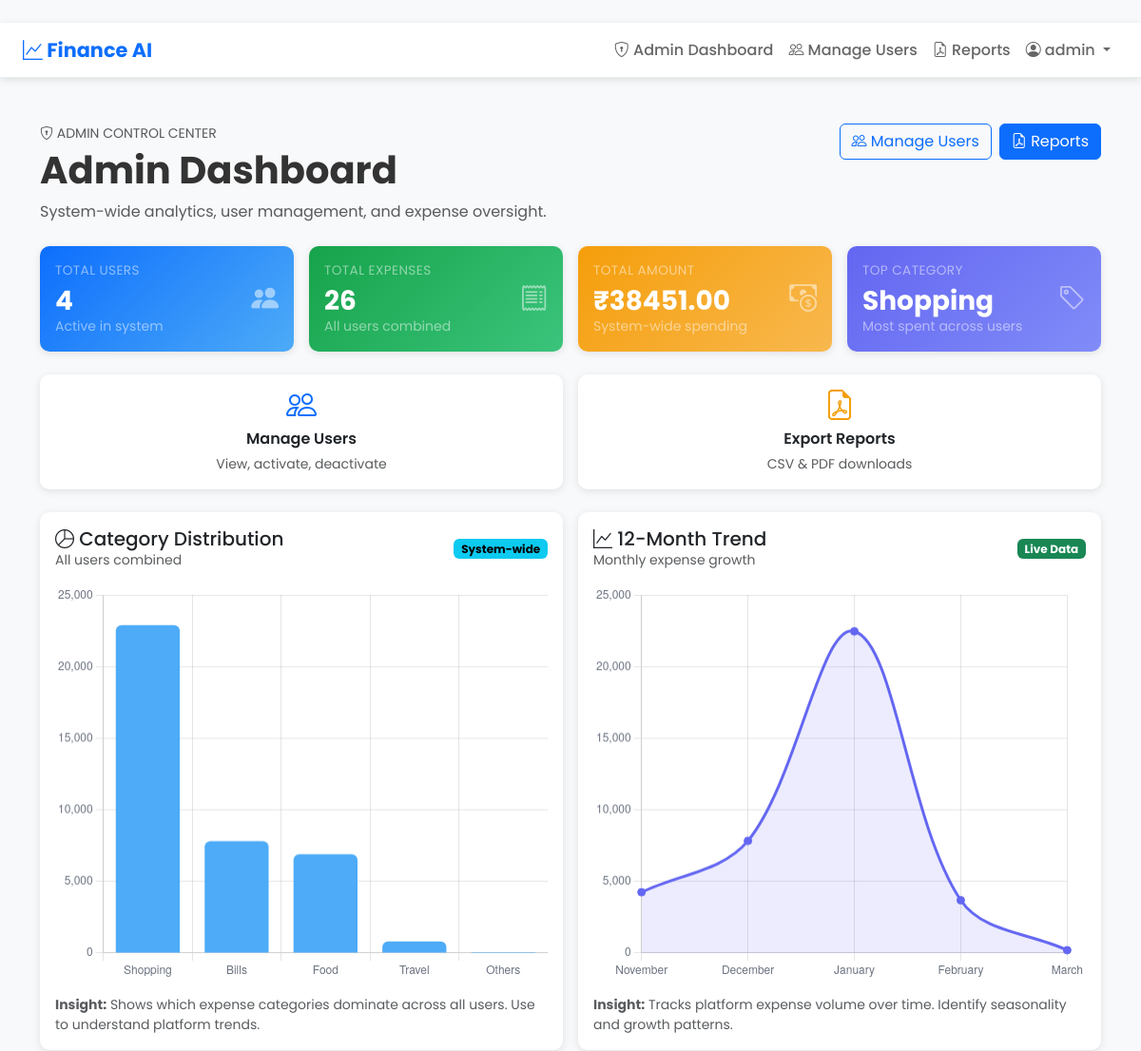
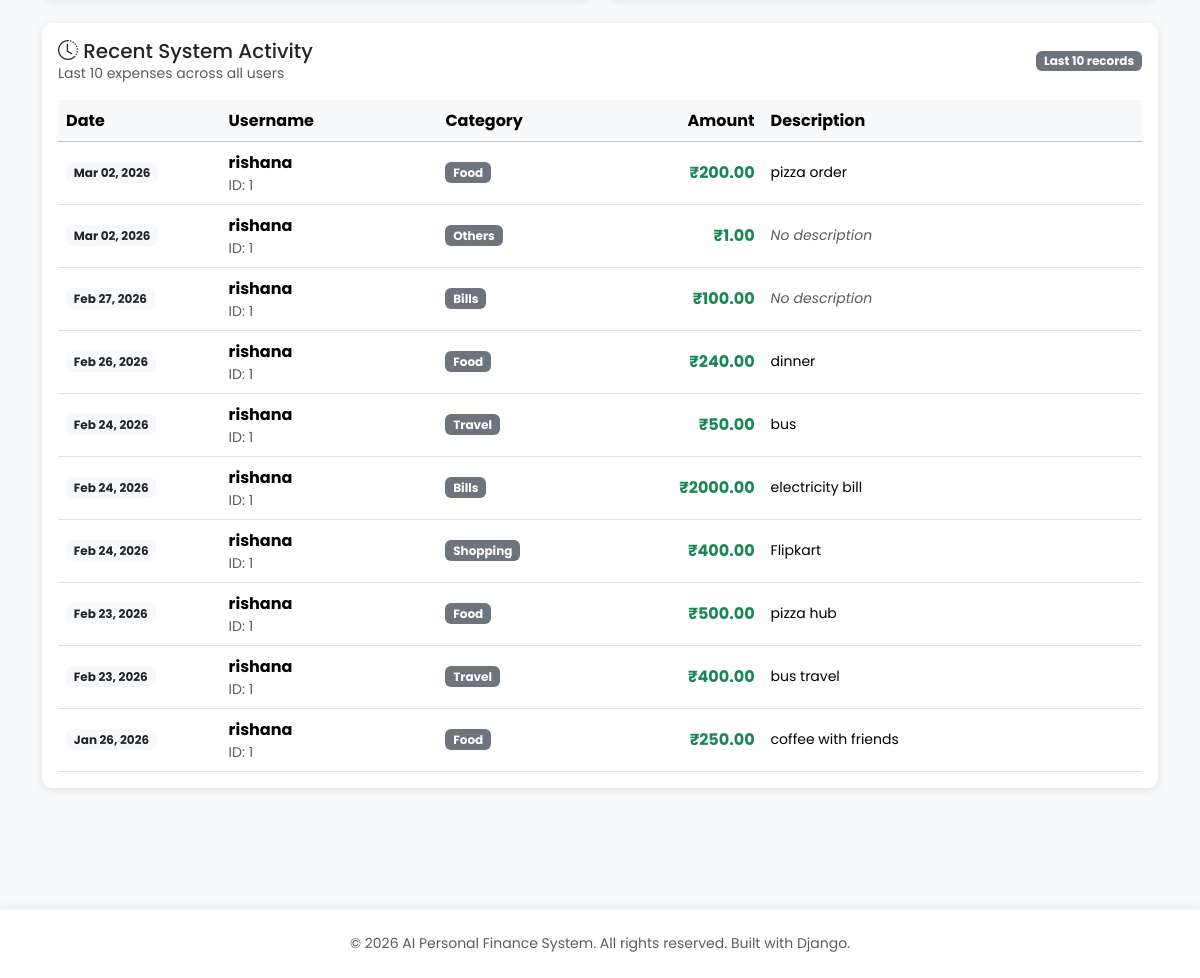
Before: /admin-panel/ (signed in) with the older database file (2 pictures, top to bottom).
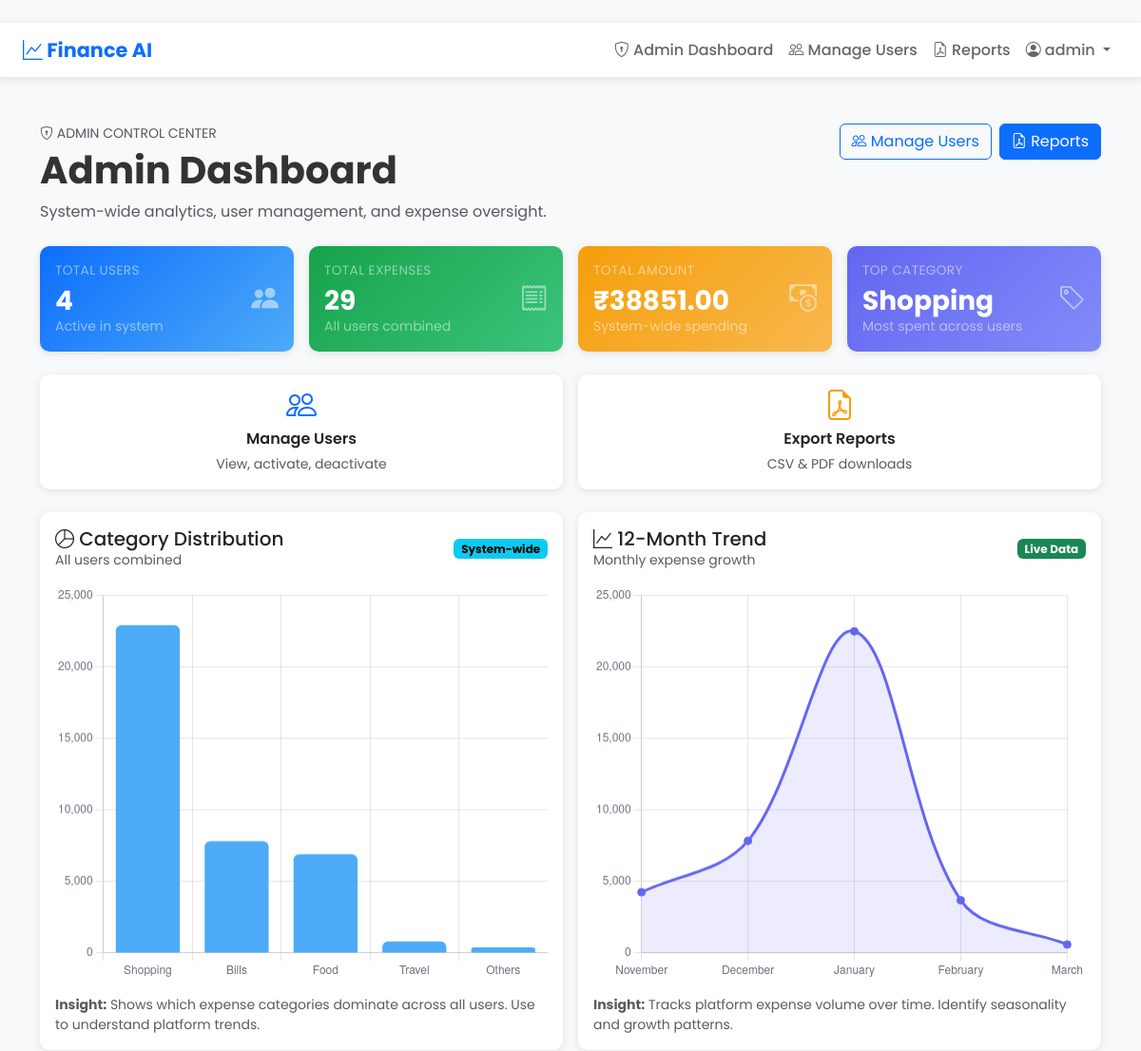
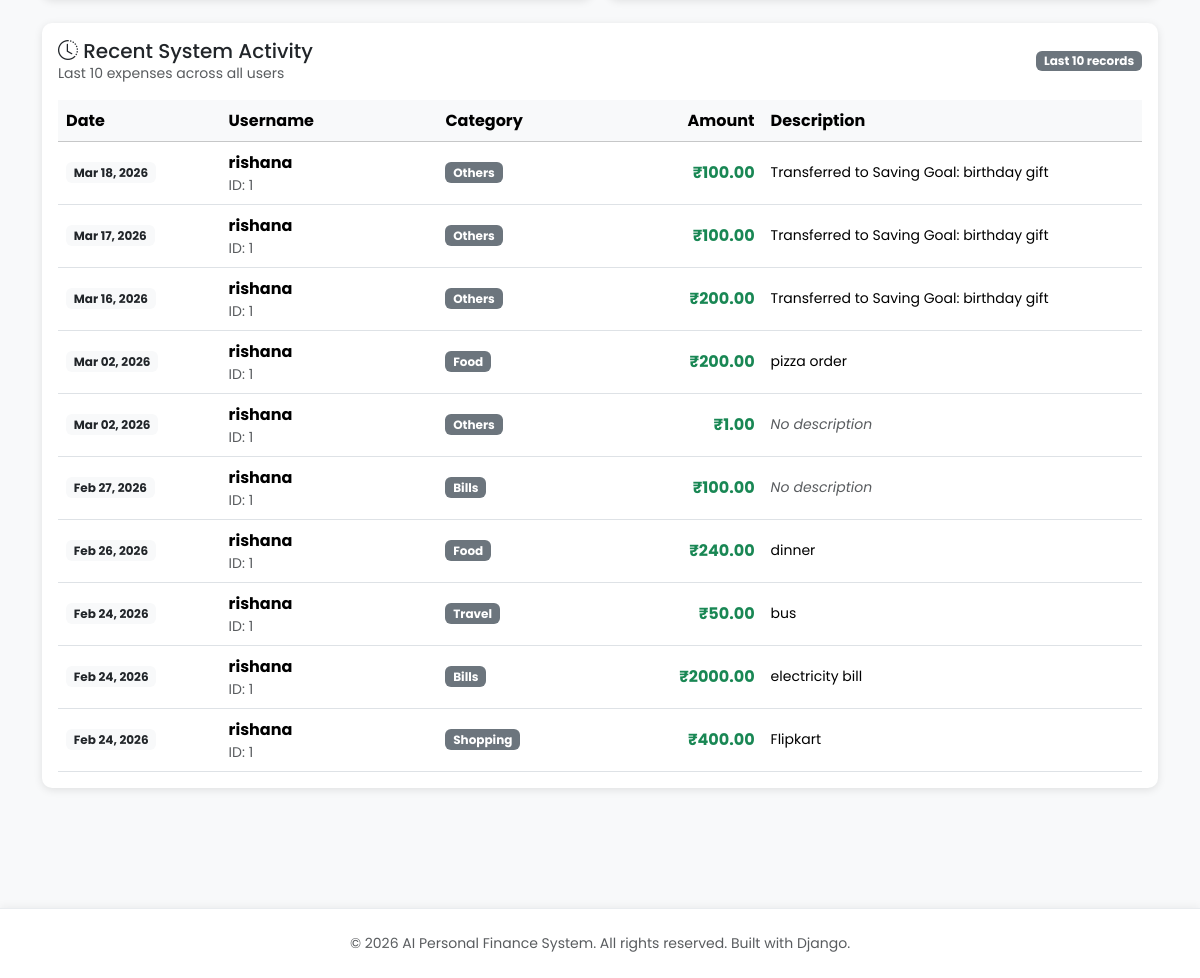
After: the same page with the newer database file (2 pictures, top to bottom).
### expenses/models.py (models this page shows, shortened)
class Expense(models.Model):
	CATEGORY_CHOICES = [
		('Food', 'Food'),
		('Travel', 'Travel'),
		('Shopping', 'Shopping'),
		('Bills', 'Bills'),
		('Others', 'Others'),
	]
	user = models.ForeignKey(User, on_delete=models.CASCADE, related_name='expenses')
	category = models.CharField(max_length=20, choices=CATEGORY_CHOICES)
	amount = models.DecimalField(
		max_digits=10,
		decimal_places=2,
		validators=[
			MinValueValidator(Decimal('0.01')),
			MaxValueValidator(Decimal('1000000.00'))
		]
	)
	description = models.TextField(blank=True)
	date = models.DateField(default=dt_date.today)
	is_anomaly = models.BooleanField(default=False)
	is_auto_categorized = models.BooleanField(default=False)
	is_ml_predicted = models.BooleanField(default=False)
	class Meta:
		ordering = ['-date', '-id']

### expenses/views_admin.py (the view)
@user_passes_test(is_admin, redirect_field_name=None)
def admin_dashboard(request):
    if not (request.user.is_staff and request.user.is_superuser):
        return redirect('dashboard')
    total_users = User.objects.count()
    total_expenses = Expense.objects.count()
    total_amount = Expense.objects.aggregate(total=Sum('amount'))['total'] or 0
    avg_expense = total_amount / total_expenses if total_expenses > 0 else 0
    most_spent_category = Expense.objects.values('category').annotate(
        total=Sum('amount'),
        count=Count('id')
    ).order_by('-total').first()
    if most_spent_category:
        most_spent = most_spent_category['category']
    else:
        most_spent = 'N/A'
    all_category_data = Expense.objects.values('category').annotate(
        total=Sum('amount')
    ).order_by('-total')
    category_labels = [row['category'] for row in all_category_data]
    category_values = [float(row['total']) for row in all_category_data]
    today = datetime.now()
    year_ago = today - timedelta(days=365)
    yearly_data = Expense.objects.filter(
        date__gte=year_ago
    ).annotate(
        month=TruncMonth('date')
    ).values('month').annotate(
        total=Sum('amount')
    ).order_by('month')
    trend_labels = [f"{month_name[row['month'].month]}" for row in yearly_data]
    trend_values = [float(row['total']) for row in yearly_data]
    recent_expenses = Expense.objects.select_related('user').order_by('-date')[:10]
    context = {
        'total_users': total_users,
        'total_expenses': total_expenses,
        'total_amount': f"{total_amount:.2f}",
        'avg_expense': f"{avg_expense:.2f}",
        'most_spent': most_spent,
        'category_labels': json.dumps(category_labels),
        'category_values': json.dumps(category_values),
        'trend_labels': json.dumps(trend_labels),
        'trend_values': json.dumps(trend_values),
        'recent_expenses': recent_expenses,
    }
    return render(request, 'admin/admin_dashboard.html', context)

### expenses/views_admin.py (called while the page is built)
def is_admin(user):
    return user.is_staff and user.is_superuser

### expenses/templates/admin/admin_dashboard.html (shortened to what the changed rows need)
﻿{% extends 'base.html' %}
{% block content %}
<div class="container py-4">
  <div class="d-flex flex-wrap justify-content-between align-items-start gap-3 mb-4">
    <div>
      <h1 class="fw-bold mb-2">Admin Dashboard</h1>
    </div>
  </div>
  <div class="row g-3 mb-4">
    <div class="col-md-6 col-xl-3">
      <div class="card card-spotlight bg-emerald card-hover h-100">
        <div class="card-body d-flex align-items-center justify-content-between">
          <div>
            <p class="metric-label mb-1 text-white-50">Total Expenses</p>
            <h3 class="fw-bold mb-0">{{ total_expenses }}</h3>
            <small class="text-white-50">All users combined</small>
          </div>
        </div>
      </div>
    </div>
    <div class="col-md-6 col-xl-3">
      <div class="card card-spotlight bg-amber card-hover h-100">
        <div class="card-body d-flex align-items-center justify-content-between">
          <div>
            <p class="metric-label mb-1 text-white-50">Total Amount</p>
            <h3 class="fw-bold mb-0">₹{{ total_amount }}</h3>
            <small class="text-white-50">System-wide spending</small>
          </div>
        </div>
      </div>
    </div>
    <div class="col-md-6 col-xl-3">
      <div class="card card-spotlight bg-indigo card-hover h-100">
        <div class="card-body d-flex align-items-center justify-content-between">
          <div>
            <p class="metric-label mb-1 text-white-50">Top Category</p>
            <h3 class="fw-bold mb-0">{{ most_spent }}</h3>
            <small class="text-white-50">Most spent across users</small>
          </div>
        </div>
      </div>
    </div>
  </div>
  <div class="row g-3 mb-4">
    <div class="col-lg-6">
      <div class="card h-100">
        <div class="card-body">
          <div class="d-flex justify-content-between align-items-center mb-3">
            <div>
            </div>
            <span class="badge text-bg-info">System-wide</span>
          </div>
          <canvas id="categoryChart" height="240" aria-label="Category distribution"></canvas>
          <p class="text-muted small mt-3 mb-0"><strong>Insight:</strong> Shows which expense categories dominate across
            all users. Use to understand platform trends.</p>
        </div>
      </div>
    </div>
    <div class="col-lg-6">
      <div class="card h-100">
        <div class="card-body">
          <div class="d-flex justify-content-between align-items-center mb-3">
            <div>
            </div>
            <span class="badge text-bg-success">Live Data</span>
          </div>
          <canvas id="trendChart" height="240" aria-label="Monthly trend"></canvas>
          <p class="text-muted small mt-3 mb-0"><strong>Insight:</strong> Tracks platform expense volume over time.
            Identify seasonality and growth patterns.</p>
        </div>
      </div>
    </div>
  </div>
  <div class="row g-3 mb-4">
    <div class="col-12">
      <div class="card h-100">
        <div class="card-body">
          {% if recent_expenses %}
          <div class="table-responsive">
            <table class="table align-middle mb-0 table-hover">
              <thead class="table-light">
                <tr>
                  <th style="width: 15%;">Date</th>
                  <th style="width: 20%;">Username</th>
                  <th style="width: 15%;">Category</th>
                  <th class="text-end" style="width: 15%;">Amount</th>
                  <th style="width: 35%;">Description</th>
                </tr>
              </thead>
              <tbody>
                {% for expense in recent_expenses %}
                <tr>
                  <td>
                    <span class="badge text-bg-light text-dark">{{ expense.date|date:'M d, Y' }}</span>
                  </td>
                  <td>
                    <strong>{{ expense.user.username }}</strong>
                    <br><small class="text-muted">ID: {{ expense.user.id }}</small>
                  </td>
                  <td>
                    <span class="badge bg-secondary">{{ expense.category }}</span>
                  </td>
                  <td class="text-end">
                    <strong class="text-success">₹{{ expense.amount|floatformat:2 }}</strong>
                  </td>
                  <td>
                    <small>{{ expense.description|default:'<em class="text-muted">No description</em>' }}</small>
                  </td>
                </tr>
                {% endfor %}
              </tbody>
            </table>
          </div>
          {% else %}
          <div class="alert alert-info mb-0">
            <i class="bi bi-info-circle"></i> No expenses recorded yet.
          </div>
          {% endif %}
        </div>
      </div>
    </div>
  </div>
</div>
<script>
  const categoryLabels = JSON.parse('{{ category_labels|escapejs }}');
  const categoryValues = JSON.parse('{{ category_values|escapejs }}');
  const trendLabels = JSON.parse('{{ trend_labels|escapejs }}');
  const trendValues = JSON.parse('{{ trend_values|escapejs }}');
  function buildChart(ctx, config) {
    return new Chart(ctx, config);
  }
  const categoryCtx = document.getElementById('categoryChart');
  if (categoryCtx) {
    buildChart(categoryCtx, {
      type: 'bar',
      data: {
        labels: categoryLabels,
        datasets: [{
          label: 'Amount',
          data: categoryValues,
          backgroundColor: '#4dabf7',
          borderRadius: 6
        }]
      },
      options: {
        responsive: true,
        plugins: { legend: { display: false } },
        scales: { y: { beginAtZero: true, ticks: { color: '#6b7280' } }, x: { ticks: { color: '#6b7280' } } }
      }
    });
  }
  const trendCtx = document.getElementById('trendChart');
  if (trendCtx) {
    buildChart(trendCtx, {
      type: 'line',
      data: {
        labels: trendLabels,
        datasets: [{
          label: 'Monthly Spend',
          data: trendValues,
          fill: true,
          borderColor: '#6366f1',
          backgroundColor: 'rgba(99, 102, 241, 0.12)',
          tension: 0.35,
          pointRadius: 4,
          pointBackgroundColor: '#6366f1'
        }]
      },
      options: {
        responsive: true,
        plugins: { legend: { display: false } },
        scales: { y: { beginAtZero: true, ticks: { color: '#6b7280' } }, x: { ticks: { color: '#6b7280' } } }
      }
    });
  }
</script>
{% endblock %}

Changed rows visible on the page:
no longer on this page (row unchanged): Expense: date "Feb 23, 2026", user.username "rishana", user.id "1", category "Food", amount "500.00", description "pizza hub"
no longer on this page (row unchanged): Expense: date "Feb 23, 2026", user.username "rishana", user.id "1", category "Travel", amount "400.00", description "bus travel"
no longer on this page (row unchanged): Expense: date "Jan 26, 2026", user.username "rishana", user.id "1", category "Food", amount "250.00", description "coffee with friends"
added Expense: date "Mar 18, 2026", user.username "rishana", user.id "1", category "Others", amount "100.00", description "Transferred to Saving Goal: birthday gift"
added Expense: date "Mar 17, 2026", user.username "rishana", user.id "1", category "Others", amount "100.00", description "Transferred to Saving Goal: birthday gift"
added Expense: date "Mar 16, 2026", user.username "rishana", user.id "1", category "Others", amount "200.00", description "Transferred to Saving Goal: birthday gift"
Other visible differences:
{{ total_expenses }}: "26" → "29"
{{ total_amount }}: "38451.00" → "38851.00"
chart data {{ category_values|escapejs }}: [22900.0, 7820.0, 6910.0, 820.0, 1.0] → [22900.0, 7820.0, 6910.0, 820.0, 401.0]
chart data {{ trend_values|escapejs }}: [4250.0, 7840.0, 22470.0, 3690.0, 201.0] → [4250.0, 7840.0, 22470.0, 3690.0, 601.0]
